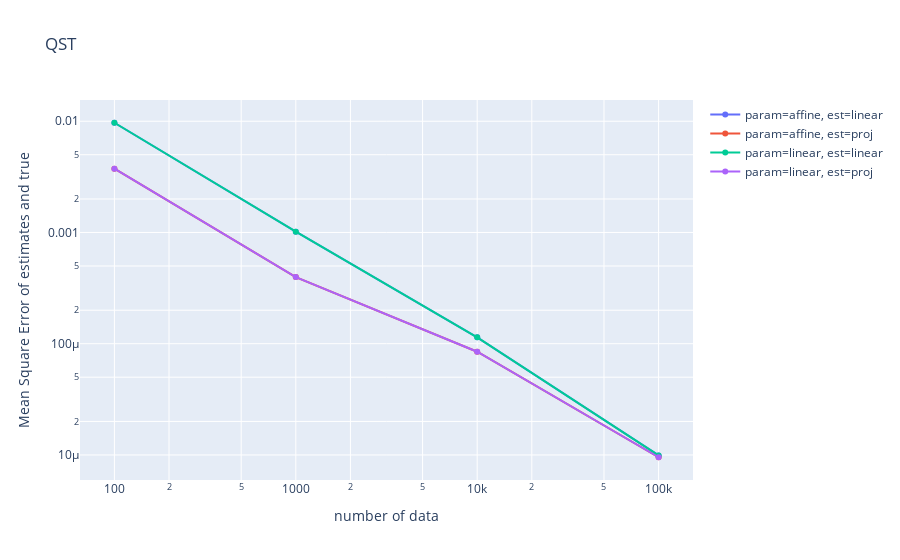

The notebook cell saved with this chart:
### Markdown cell above
# State([ 1/np.sqrt(2), 0.99/np.sqrt(6), 0.99/np.sqrt(6), 0.99/np.sqrt(6) ]), 反復回数100回

### Code cell
vec = np.array([1/np.sqrt(2), 0.99/np.sqrt(6), 0.99/np.sqrt(6), 0.99/np.sqrt(6)],dtype=np.float64)
true_object = State(c_sys, vec)
num_data = [100, 1000, 10000, 100000]
iterations = 100

param_affine_est_linear = estimate("0.99", true_object, num_data, iterations, on_para_eq_constraint=True)
param_linear_est_linear = estimate("0.99", true_object, num_data, iterations, on_para_eq_constraint=False)

#####
# calc mse(param_affine)
param_affine_est_linear_tmp = [list(obj_sequence) for obj_sequence in zip(*param_affine_est_linear)]
mses_param_affine_est_linear = [
    calc_mse(obj_sequence, [true_object] * len(obj_sequence)) for obj_sequence in param_affine_est_linear_tmp
]
mses_param_affine_est_proj = [
    calc_mse_proj(obj_sequence, [true_object] * len(obj_sequence)) for obj_sequence in param_affine_est_linear_tmp
]
print(f"param=affine, est=linear: {mses_param_affine_est_linear}")
print(f"param=affine, est=proj  : {mses_param_affine_est_proj}")

# calc mse(param_linear)
param_linear_est_linear_tmp = [list(obj_sequence) for obj_sequence in zip(*param_linear_est_linear)]
mses_param_linear_est_linear = [
    calc_mse(obj_sequence, [true_object] * len(obj_sequence)) for obj_sequence in param_linear_est_linear_tmp
]
mses_param_linear_est_proj = [
    calc_mse_proj(obj_sequence, [true_object] * len(obj_sequence)) for obj_sequence in param_linear_est_linear_tmp
]
print(f"param=linear, est=linear: {mses_param_linear_est_linear}")
print(f"param=linear, est=proj  : {mses_param_linear_est_proj}")

#####
data_param_affine_est_linear = go.Scatter(name='param=affine, est=linear', x=num_data, y=mses_param_affine_est_linear, mode='lines+markers')
data_param_affine_est_proj = go.Scatter(name='param=affine, est=proj', x=num_data, y=mses_param_affine_est_proj, mode='lines+markers')
data_param_linear_est_linear = go.Scatter(name='param=linear, est=linear', x=num_data, y=mses_param_linear_est_linear, mode='lines+markers')
data_param_linear_est_proj = go.Scatter(name='param=linear, est=proj', x=num_data, y=mses_param_linear_est_proj, mode='lines+markers')
data = [data_param_affine_est_linear, data_param_affine_est_proj, data_param_linear_est_linear, data_param_linear_est_proj]

layout = go.Layout(title='QST', xaxis_title_text="number of data", yaxis_title_text="Mean Square Error of estimates and true", xaxis_type="log", yaxis_type="log")
fig = go.Figure(data=data, layout=layout)
fig.show()

### Figure 1 — Plotly figure (JSON) as saved in the notebook; plotly's stock layout.template omitted (floating-point values rounded to 4 significant figures)
{"data": [{"mode": "lines+markers", "name": "param=affine, est=linear", "type": "scatter", "x": [100, 1000, 10000, 100000], "y": [0.009696, 0.001016, 0.0001142, 9.892e-06]}, {"mode": "lines+markers", "name": "param=affine, est=proj", "type": "scatter", "x": [100, 1000, 10000, 100000], "y": [0.003745, 0.0003969, 8.474e-05, 9.532e-06]}, {"mode": "lines+markers", "name": "param=linear, est=linear", "type": "scatter", "x": [100, 1000, 10000, 100000], "y": [0.009696, 0.001016, 0.0001142, 9.892e-06]}, {"mode": "lines+markers", "name": "param=linear, est=proj", "type": "scatter", "x": [100, 1000, 10000, 100000], "y": [0.003745, 0.0003969, 8.474e-05, 9.532e-06]}], "layout": {"title": {"text": "QST"}, "xaxis": {"title": {"text": "number of data"}, "type": "log"}, "yaxis": {"title": {"text": "Mean Square Error of estimates and true"}, "type": "log"}}}
